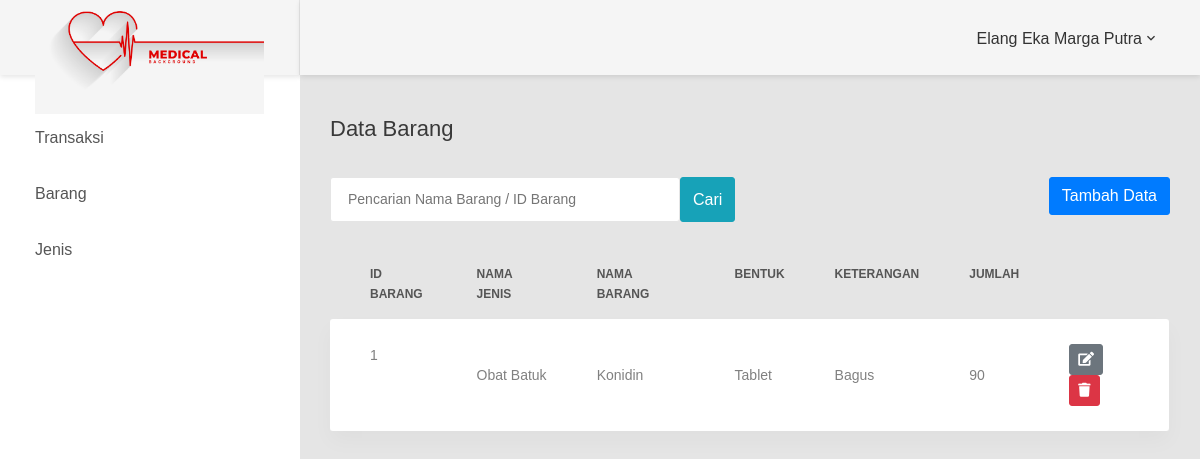
Page /index.php?page=barang (signed in) on the committed database.
### tables this page shows
CREATE TABLE `barang` (
  `ID_BARANG` int(11) NOT NULL,
  `NAMA_BARANG` varchar(30) NOT NULL,
  `BENTUK` varchar(30) NOT NULL,
  `KETERANGAN_BARANG` varchar(255) NOT NULL,
  `JUMLAH` varchar(30) NOT NULL,
  `TOTAL` varchar(255) NOT NULL,
  `ID_JENIS` int(5) NOT NULL
);

CREATE TABLE `jenis` (
  `ID_JENIS` int(5) NOT NULL,
  `NAMA_JENIS` varchar(30) NOT NULL,
  `KETERANGAN` varchar(30) NOT NULL
);

### modul/barang/index.php (the view, shortened to what this page needs)
<div class="row">
    <div class="col-md-12">
        <h3 class="title-5 m-b-35">Data Barang</h3>
        <div class="table-data__tool">
            <form class="form-header" action="" method="POST">
                <input class="au-input au-input--xl" type="text" name="cari"  placeholder="Pencarian Nama Barang / ID Barang" />
                <button class="btn btn-info" type="submit" name="pencarian">Cari</button>
            </form>
            <div class="table-data__tool-right">
                <a href="index.php?page=tambah_barang">
                   <button class="btn btn-primary">Tambah Data</button>
               </a>
           </div>
       </div>
       <div class="table-responsive table-responsive-data2">
        <table class="table table-data2">
            <thead>
                <tr>
                    <th>ID BARANG</th>
                    <th>NAMA JENIS</th>
                    <th>NAMA BARANG</th>
                    <th>BENTUK</th>
                    <th>KETERANGAN</th>
                    <th>JUMLAH</th>
                </tr>
            </thead>
            <tbody>
                <?php
                if(isset($_POST['pencarian']))
                {
                    $cari = $_POST['cari'];
                    $query = mysqli_query($mysqli, "SELECT * FROM barang,jenis where barang.ID_JENIS = jenis.ID_JENIS && NAMA_BARANG like '%$cari%' OR barang.ID_JENIS = jenis.ID_JENIS && ID_BARANG like '%$cari%'")or die('Ada kesalahan pada query insert: '.mysqli_error($mysqli));
                }
                else{
                    $query = mysqli_query($mysqli, "SELECT * FROM barang,jenis WHERE barang.ID_JENIS = jenis.ID_JENIS ORDER BY ID_BARANG ASC")or die('Ada kesalahan pada query insert: '.mysqli_error($mysqli));
                }
                while ($data = mysqli_fetch_assoc($query)):
                    ?>
                    <tr class="tr-shadow">
                        <td><?php echo $data['ID_BARANG']; ?></td>
                        <td><?php echo $data['NAMA_JENIS']; ?></td>
                        <td><?php echo $data['NAMA_BARANG']; ?></td>
                        <td><?php echo $data['BENTUK']; ?></td>
                        <td><?php echo $data['KETERANGAN_BARANG']; ?></td>
                        <td><?php echo $data['JUMLAH']; ?></td>
                        <td>
                            <a data-toggle="tooltip" data-placement="top" title="edit" class="btn btn-secondary btn-sm" href="index.php?page=edit_barang&edit=<?php echo $data['ID_BARANG']; ?>"  onclick="return confirm('apakah anda yakin untuk edit <?php echo $data['NAMA_BARANG']; ?> ?')">
                                <i class=" fas fa-edit"></i>
                            </a>
                            <a data-toggle="tooltip" data-placement="top" title="delete" class="btn btn-danger btn-sm" href="index.php?page=barang&delete=<?php echo $data['ID_BARANG']; ?>" onclick="return confirm('apakah anda yakin untuk delete <?php echo $data['NAMA_BARANG']; ?> ?')">
                                <i class="fas fa-trash"></i>
                            </a>
                        </td>
                    </tr>
                    <?php endwhile;?>
                </tbody>
            </table>
        </div>
    </div>
</div>

### rows in the picture
barang: ID_BARANG "1", ID_JENIS.NAMA_JENIS "Obat Batuk", NAMA_BARANG "Konidin", BENTUK "Tablet", KETERANGAN_BARANG "Bagus", JUMLAH "90"

### other values in the picture
$_SESSION['nama_petugas'] "Elang Eka Marga Putra"
